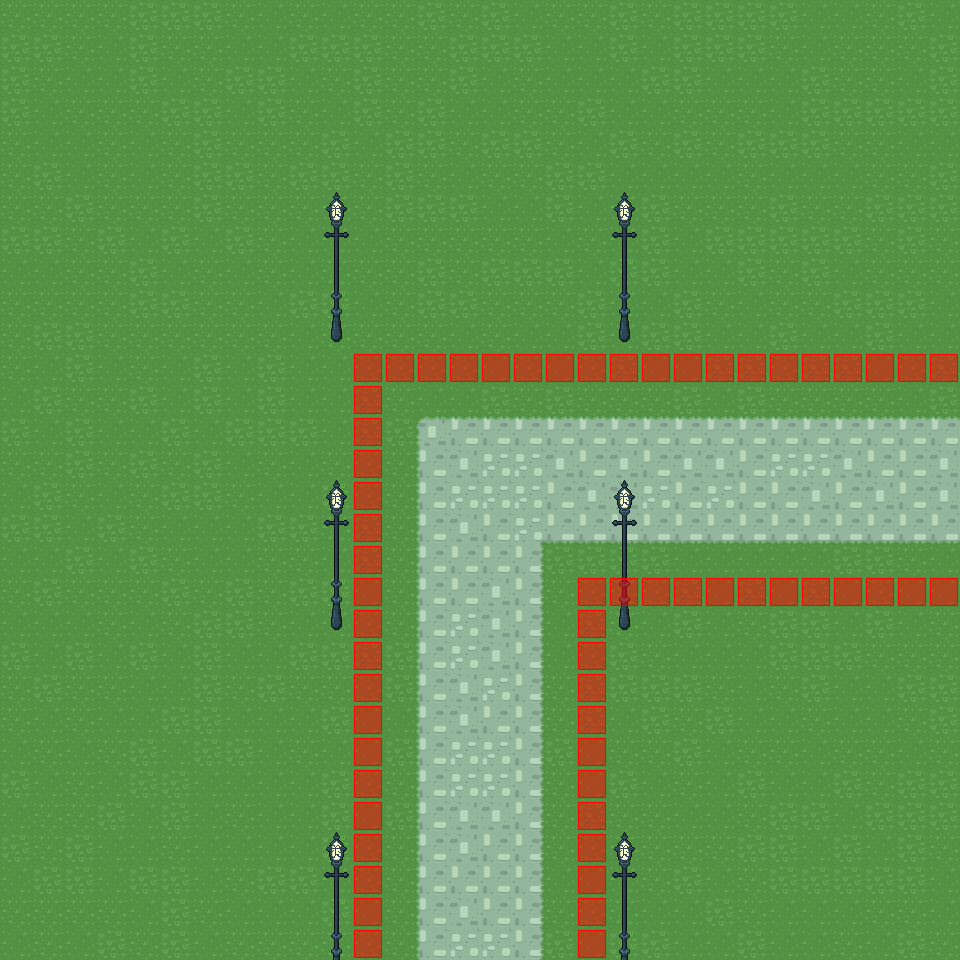

The image is a tile-based game level rendered from a .tmx file. Its description and source (layers, tilesets, objects; grid data summarised) follow:
An orthogonal 30x30 tile map with 32x32 px tiles, 4 tile layers (Terrain, Decoration, Decoration Upper, Collision), 3 tilesets and 1 object (sign).

<map version="1.0" orientation="orthogonal" width="30" height="30" tilewidth="32" tileheight="32">
 <properties>
  <property name="east" value="path_b, 0" />
  <property name="south" value="path_d, 0" />
 </properties>
 <tileset firstgid="1" name="collision" tilewidth="32" tileheight="32">
  <image source="data/tilesets/collision.png" width="32" height="32" />
 </tileset>
 <tileset firstgid="2" name="terrain" tilewidth="32" tileheight="32">
  <image source="data/tilesets/punky/bf terrain .png" width="352" height="1600" />
 </tileset>
 <tileset firstgid="552" name="bf ponyville decoration elements" tilewidth="32" tileheight="32">
  <image source="data/tilesets/punky/bf ponyville decoration elements.png" width="288" height="736" />
 </tileset>
 <layer name="Terrain" width="30" height="30">
  <data>[900 cells, 900 non-empty, 12 distinct tile ids]</data>
 </layer>
 <layer name="Decoration" width="30" height="30">
  <data>[900 cells, 4 non-empty, 1 distinct tile ids]</data>
 </layer>
 <layer name="Decoration Upper" width="30" height="30">
  <properties>
   <property name="render" value="above" />
  </properties>
  <data>[900 cells, 24 non-empty, 4 distinct tile ids]</data>
 </layer>
 <layer name="Collision" width="30" height="30">
  <data>[900 cells, 60 non-empty, 1 distinct tile ids]</data>
 </layer>
 <objectgroup name="Objects" width="30" height="30">
  <object name="signpost1" type="sign" x="864" y="384" width="32" height="32">
   <properties>
    <property name="text" value="Congratulations! {i}You're reading a {s:500}sign" />
    <property name="texture" value="data/tilesets/sign.png" />
   </properties>
  </object>
 </objectgroup>
</map>
